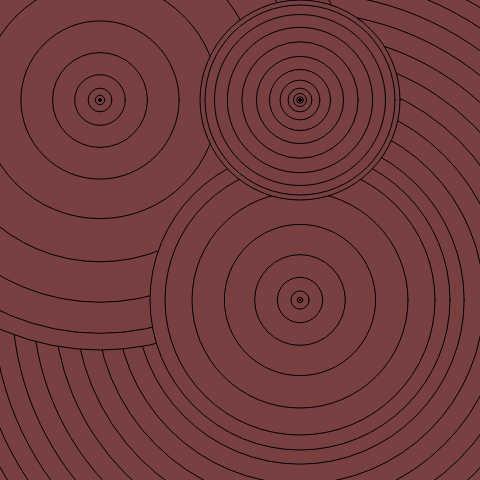
Frame 1 (no input)
Frame 60 (no input): identical to frame 1, image omitted
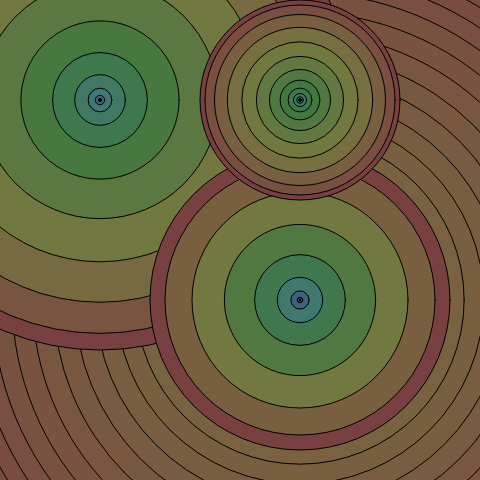
Frame 120 (the mouse pressed at the canvas centre since frame 60)

The p5.js sketch that drew these frames (run headless with seeded random() and noise() and a simulated clock; from frame 60 on, the mouse is pressed at the canvas centre):

// p5.js sketch
// ── sketch.js




function setup() {
	createCanvas(480,480);
	colorMode(HSB, 255);

}


function draw() {
	background(200);

	drawTarget(300,300, 800, 140);
	drawTarget(100,100, 500, 15);
	drawTarget(300,300, 300, 10);
	drawTarget(300,100, 200, 20);
}


function drawTarget ( x, y, circleSize, n) {



	var nCircle = n;

	for(var i = 0; i < nCircle; i++) {

	var segment = i/nCircle;

	fill(segment * mouseX, 120, 120);


	circleSize = circleSize - segment * circleSize;
	ellipse(x, y, circleSize, circleSize);
	}

}
